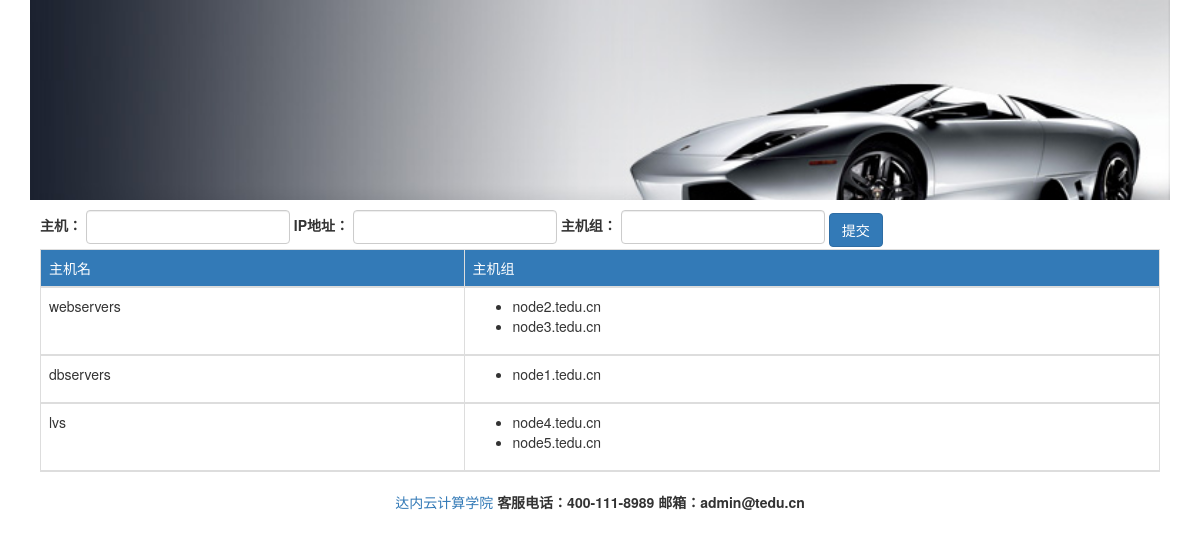
Screenshot of /webansi/addhosts/ with the database file from the repository.
### webansi/models.py (models this page shows, shortened)
class Group(models.Model):
    group = models.CharField(max_length=50)
    def __str__(self):
        return self.group

class Host(models.Model):
    hostname = models.CharField(max_length=50)
    ipaddr = models.CharField(max_length=15)
    group = models.ForeignKey(Group, on_delete=models.CASCADE)

### webansi/views.py (the view)
def addhosts(request):
    if request.method == 'POST':
        g = request.POST.get('group')
        ip = request.POST.get('ipaddr')
        h = request.POST.get('hostname')
        gobj = Group.objects.get_or_create(group=g)[0]
        Host.objects.get_or_create(hostname=h, ipaddr=ip, group=gobj)
    host_info = {}
    groups = Group.objects.all()  # qset
    for g in groups:
        hosts = []
        for host in g.host_set.all():
            hosts.append(host.hostname)
        host_info[g] = hosts
    return render(request, 'webansi/addhosts.html', {'host_info': host_info})

### webansi/templates/webansi/addhosts.html (shortened to what this page needs)
{% extends 'webansi/base.html' %}
{% block content %}
    <form action="" method="post" role="form" class="form-inline">
    <div class="form-group">
        <label>
            主机：
            <input type="text" class="form-control" name="hostname">
        </label>
    </div>
    <div class="form-group">
    <label>
        IP地址：
        <input type="text" class="form-control" name="ipaddr">
    </label>
    </div>
    <div class="form-group">
        <label>
            主机组：
            <input type="text" class="form-control" name="group">
        </label>
    </div>
    <div class="form-group">
        <input type="submit" value="提交" class="btn btn-primary">
    </div>
    </form>
    <table class="table table-bordered">
    <thead>
    <tr class="bg-primary">
        <td>主机名</td>
        <td>主机组</td>
    </tr>
    {% for group, hosts in host_info.items %}
        <tr>
            <td>{{ group }}</td>
            <td>
                <ul>
                    {% for host in hosts %}
                        <li>{{ host }}</li>
                    {% endfor %}
                </ul>
            </td>
        </tr>
    {% endfor %}
    </thead>
    </table>
{% endblock %}

### rows the page displays
Group: group "webservers"
Host: hosts "node2.tedu.cn"
Host: hosts "node3.tedu.cn"
Group: group "dbservers"
Host: hosts "node1.tedu.cn"
Group: group "lvs"
Host: hosts "node4.tedu.cn"
Host: hosts "node5.tedu.cn"
